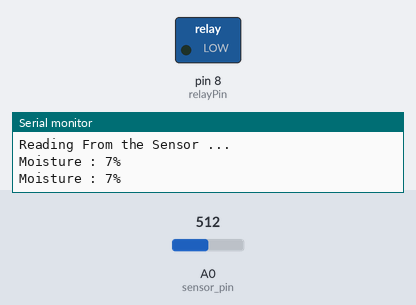
This sketch was run on a simulated Arduino Uno, built with avr-gcc and run on an emulated ATmega328P. On the bench: switched loads named in the sketch (green lamp = pin HIGH), the last lines printed to the serial monitor. Inputs (shaded band) come from the test bench; at power-on: A0 (sensor_pin) = 512.

Above: at 3.2 s.
3.3 s: A0 (sensor_pin) set to 453
5.2 s: A0 (sensor_pin) set to 430
At 6.5 s:
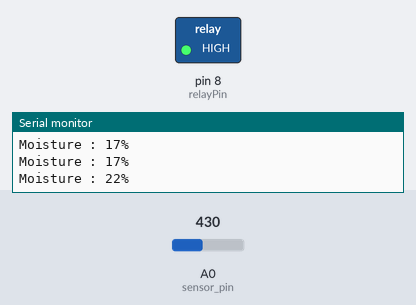
7.5 s: A0 (sensor_pin) set to 511
At 9.2 s:
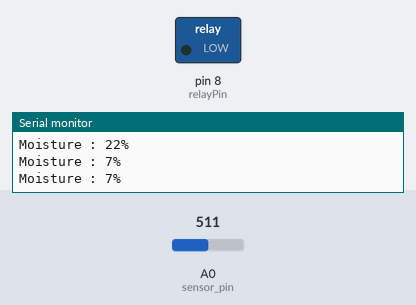
9.5 s: A0 (sensor_pin) set to 306
At 10.8 s:
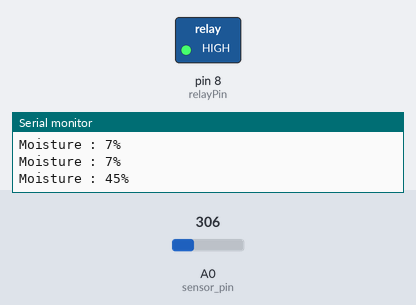
Timing chart, 0 to 12.5 s (numbered marks = the images above; inputs shaded):
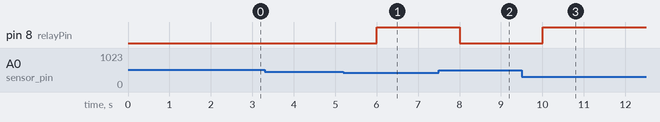

The sketch:

irrigation_system.ino
```cpp
//Welcome
//Electronics University

int relayPin = 8;
int sensor_pin = A0; // Soil Sensor input at Analog PIN A0
int output_value ;
void setup()         // put your setup code here, to run once:
{
  Serial.begin(9600);
  pinMode(relayPin, OUTPUT);
  pinMode(sensor_pin, INPUT);
  Serial.println("Reading From the Sensor ...");
  delay(2000);
}

void loop()
{
 output_value= analogRead(sensor_pin);
 output_value = map(output_value,550,10,0,100);
 Serial.print("Moisture : ");
 Serial.print(output_value);
 Serial.println("%");
 if(output_value<20){
  digitalWrite(relayPin, LOW);
 }
 else
 {
  digitalWrite(relayPin, HIGH);
 }
 delay(1000);
}
```

Measured:
- the behaviour switches between 443 and 442 on A0 (sensor_pin) (found by bisection; images 0 and 1)
- after the input at 5.2 s, pin 8 (relayPin): LOW → HIGH after 0.80 s
- after the input at 7.5 s, pin 8 (relayPin): HIGH → LOW after 0.50 s
- after the input at 9.5 s, pin 8 (relayPin): LOW → HIGH after 0.50 s
